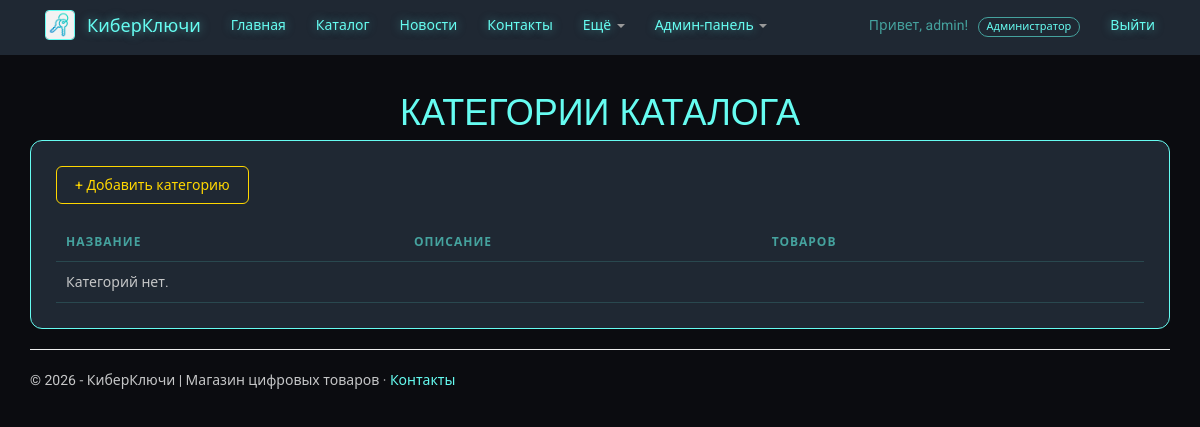
The app's page /panel/categories/ (signed in), older data.
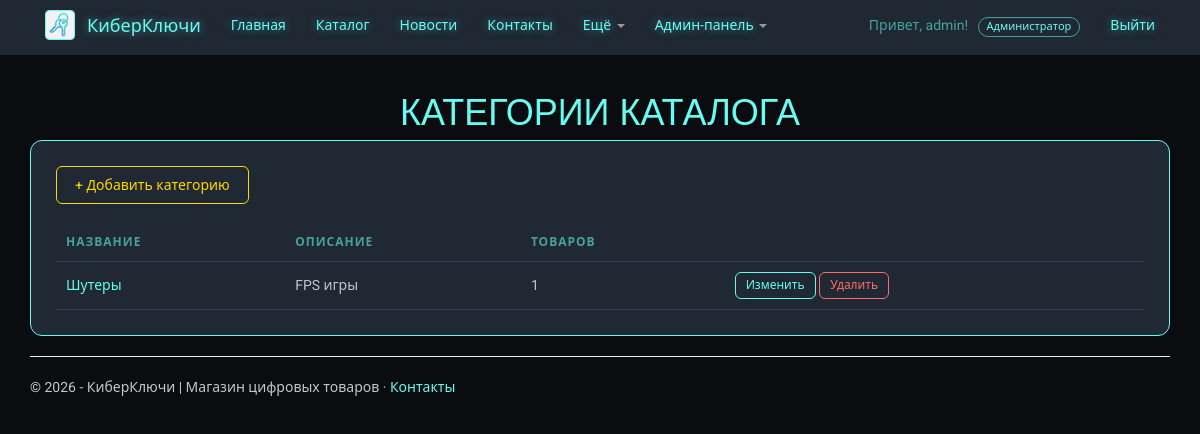
The same page, newer data.
### app/models.py (models this page shows, shortened)
class Category(models.Model):
    name = models.CharField(max_length=100, verbose_name="Название категории")
    description = models.TextField(verbose_name="Описание категории")
    class Meta:
        ordering = ["name"]
        verbose_name = "категория"
        verbose_name_plural = "категории"

### app/views.py (the view)
# urls.py: path('panel/categories/', views.admin_categories, name='admin_categories'),
@admin_required
def admin_categories(request):
    return render(request, 'app/admin_categories.html', {
        'title': 'Категории каталога',
        'categories': Category.objects.all(),
    })

### app/context_processors.py (called while the page is built)
def site(request):
    user = request.user
    client = is_client(user)
    return {
        'year': datetime.now().year,
        'is_client': client,
        'is_manager': is_manager(user),
        'is_admin': is_admin(user),
        'role_name': role_name(user),
        'cart_count': sum(CartItem.objects.filter(user=user).values_list('quantity', flat=True)) if client else 0,
    }

### app/roles.py (called while the page is built)
def is_admin(user):
    return user.is_authenticated and user.is_superuser

def is_manager(user):
    return user.is_authenticated and not user.is_superuser and user.groups.filter(name=MANAGER_GROUP).exists()

def is_client(user):
    return user.is_authenticated and not is_admin(user) and not is_manager(user)

def role_name(user):
    if not user.is_authenticated:
        return "Гость"
    if is_admin(user):
        return "Администратор"
    if is_manager(user):
        return "Менеджер"
    return "Клиент"

### app/templates/app/admin_categories.html
{% extends "app/layout.html" %}
{% block content %}
<h1 class="header">{{ title }}</h1>
<div class="block">
    <a href="{% url 'new_category' %}" class="button-link btn-gold">+ Добавить категорию</a>
    <div class="table-scroll" style="margin-top: 20px;">
    <table class="shop-table">
        <thead><tr><th>Название</th><th>Описание</th><th>Товаров</th><th></th></tr></thead>
        <tbody>
        {% for cat in categories %}
            <tr>
                <td><a href="{% url 'category_items' category_id=cat.id %}">{{ cat.name }}</a></td>
                <td>{{ cat.description|truncatewords:12 }}</td>
                <td>{{ cat.product_set.count }}</td>
                <td style="white-space: nowrap;">
                    <a href="{% url 'category_edit' category_id=cat.id %}" class="button-link btn-sm-link">Изменить</a>
                    <a href="{% url 'category_delete' category_id=cat.id %}" class="button-link btn-sm-link btn-danger-link">Удалить</a>
                </td>
            </tr>
        {% empty %}
            <tr><td colspan="4">Категорий нет.</td></tr>
        {% endfor %}
        </tbody>
    </table>
    </div>
</div>
{% endblock %}

Row changes from the older to the newer data that the page shows:
added Category: name "Шутеры", description "FPS игры", product_set.count "1"
Text that changed along with them:
text no longer shown: "Категорий нет."
